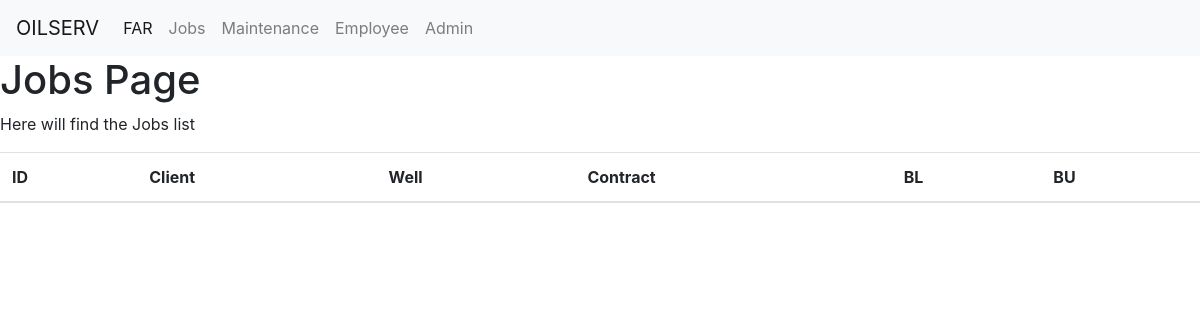
The app's page /Jobs/Jobs/, older data.
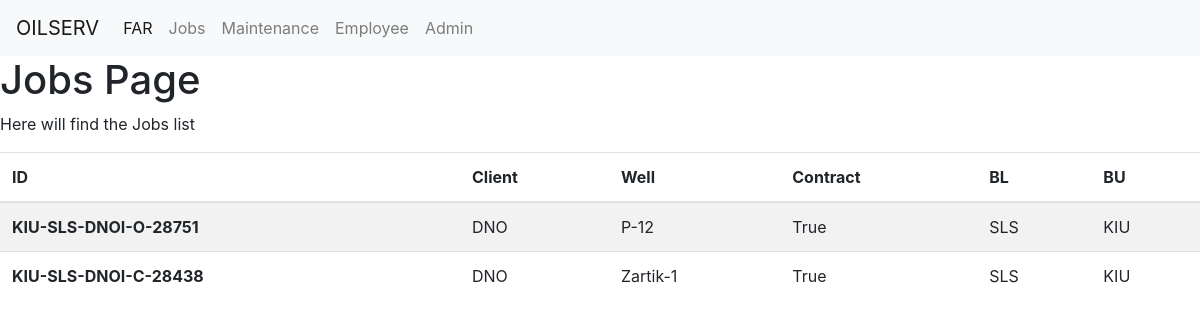
The same page, newer data.
### Jobs/models.py (models this page shows, shortened)
class JobsDB(models.Model):
    JOBID = models.CharField(max_length = 20 ,unique=True,blank=False)
    client = models.CharField(max_length=255,blank=False)
    field = models.CharField(max_length=255,blank=True)
    well = models.CharField(max_length=255,blank=False)
    country = models.CharField(max_length=255,blank=False,default='Iraq')
    BU = models.CharField(max_length= 3, default='KIU')
    BL = models.CharField(max_length= 3, default='SWT')
    description = models.CharField(max_length= 800, blank=True)
    isContract = models.BooleanField(default=True)
    startDate = models.DateField(null=True)
    endDate = models.DateField(blank=True,null=True)

### Jobs/views.py (the view)
# urls.py: path('Jobs/', views.JobsHomePage.as_view(), name='jobs')
class JobsHomePage(ListView):
    template_name = 'Jobs/jobs_page.html'
    queryset = JobsDB.objects.all()
    context_object_name = 'jobs_all'

### Jobs/templates/Jobs/jobs_page.html
{% extends 'base.html' %}
{% block body_block %}
<h1>Jobs Page</h1>
<p>Here will find the Jobs list </p>
<table class="table table-striped">
	<thead>
		<tr>
			<th scope="col">ID</th>
			<th scope="col">Client</th>
			<th scope="col">Well</th>
			<th scope="col">Contract</th>
			<th scope="col">BL</th>
			<th scope="col">BU</th>
		</tr>
	</thead>
	<tbody>
		{% for fa in jobs_all  %}
		<tr>
			<th scope="row">{{ fa.JOBID }}</th>
			<td>{{ fa.client  }}</td>
			<td>{{ fa.well  }}</td>
			<td>{{ fa.isContract }}</td>
			<td>{{ fa.BL }}</td>
			<td>{{ fa.BU}}</td>
		</tr>
		{% endfor %}
	</tbody>
{% endblock %}

Row changes from the older to the newer data that the page shows:
added JobsDB: JOBID "KIU-SLS-DNOI-O-28751", client "DNO", well "P-12", isContract "True", BL "SLS", BU "KIU"
added JobsDB: JOBID "KIU-SLS-DNOI-C-28438", client "DNO", well "Zartik-1", isContract "True", BL "SLS", BU "KIU"
